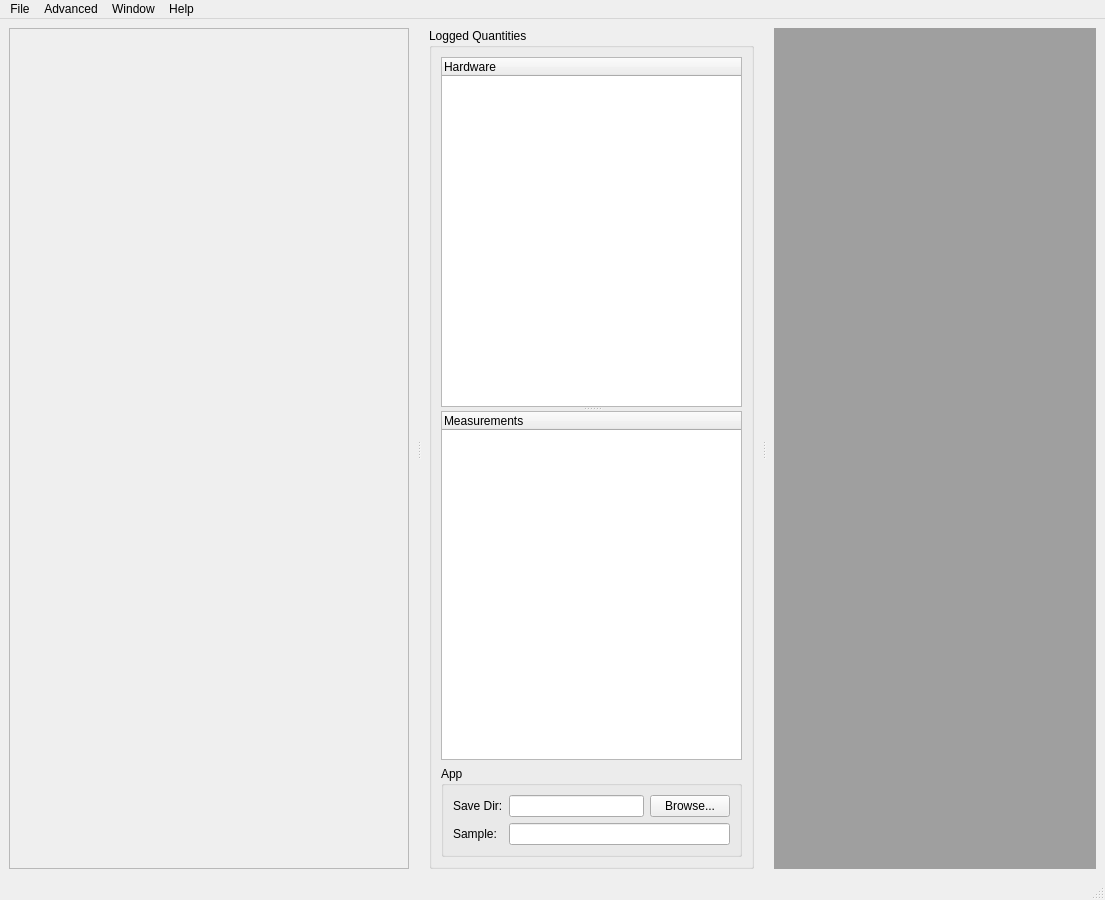
<?xml version="1.0" encoding="UTF-8"?>
<ui version="4.0">
 <class>MainWindow</class>
 <widget class="QMainWindow" name="MainWindow">
  <property name="geometry">
   <rect>
    <x>0</x>
    <y>0</y>
    <width>1105</width>
    <height>900</height>
   </rect>
  </property>
  <property name="windowTitle">
   <string>ScopeFoundry</string>
  </property>
  <property name="windowIcon">
   <iconset>
    <normaloff>scopefoundry_logo2_1024.png</normaloff>scopefoundry_logo2_1024.png</iconset>
  </property>
  <property name="unifiedTitleAndToolBarOnMac">
   <bool>false</bool>
  </property>
  <widget class="QWidget" name="centralwidget">
   <layout class="QGridLayout" name="gridLayout_2">
    <item row="0" column="0">
     <widget class="QSplitter" name="col_splitter">
      <property name="orientation">
       <enum>Qt::Horizontal</enum>
      </property>
      <property name="handleWidth">
       <number>20</number>
      </property>
      <property name="childrenCollapsible">
       <bool>true</bool>
      </property>
      <widget class="QScrollArea" name="quickaccess_scrollArea">
       <property name="minimumSize">
        <size>
         <width>400</width>
         <height>0</height>
        </size>
       </property>
       <property name="widgetResizable">
        <bool>true</bool>
       </property>
       <widget class="QWidget" name="quickaccess_scrollAreaWidgetContents">
        <property name="geometry">
         <rect>
          <x>0</x>
          <y>0</y>
          <width>398</width>
          <height>839</height>
         </rect>
        </property>
        <layout class="QVBoxLayout" name="verticalLayout_2"/>
       </widget>
      </widget>
      <widget class="QGroupBox" name="lq_trees_groupBox">
       <property name="minimumSize">
        <size>
         <width>325</width>
         <height>0</height>
        </size>
       </property>
       <property name="title">
        <string>Logged Quantities</string>
       </property>
       <layout class="QGridLayout" name="gridLayout">
        <item row="1" column="1">
         <widget class="QSplitter" name="splitter">
          <property name="orientation">
           <enum>Qt::Vertical</enum>
          </property>
          <widget class="QTreeWidget" name="hardware_treeWidget">
           <column>
            <property name="text">
             <string>Hardware</string>
            </property>
           </column>
          </widget>
          <widget class="QTreeWidget" name="measurements_treeWidget">
           <column>
            <property name="text">
             <string>Measurements</string>
            </property>
           </column>
          </widget>
         </widget>
        </item>
        <item row="2" column="1">
         <widget class="QGroupBox" name="groupBox">
          <property name="title">
           <string>App</string>
          </property>
          <layout class="QGridLayout" name="gridLayout_3">
           <item row="1" column="1" colspan="2">
            <widget class="QLineEdit" name="sample_lineEdit"/>
           </item>
           <item row="0" column="1">
            <widget class="QLineEdit" name="save_dir_lineEdit"/>
           </item>
           <item row="0" column="2">
            <widget class="QPushButton" name="save_dir_browse_pushButton">
             <property name="text">
              <string>Browse...</string>
             </property>
            </widget>
           </item>
           <item row="0" column="0">
            <widget class="QLabel" name="save_dir_label">
             <property name="text">
              <string>Save Dir:</string>
             </property>
            </widget>
           </item>
           <item row="1" column="0">
            <widget class="QLabel" name="sample_label">
             <property name="text">
              <string>Sample:</string>
             </property>
            </widget>
           </item>
          </layout>
         </widget>
        </item>
       </layout>
      </widget>
      <widget class="QMdiArea" name="mdiArea">
       <property name="viewMode">
        <enum>QMdiArea::TabbedView</enum>
       </property>
       <property name="documentMode">
        <bool>false</bool>
       </property>
       <property name="tabsMovable">
        <bool>true</bool>
       </property>
      </widget>
     </widget>
    </item>
   </layout>
  </widget>
  <widget class="QMenuBar" name="menubar">
   <property name="geometry">
    <rect>
     <x>0</x>
     <y>0</y>
     <width>1105</width>
     <height>21</height>
    </rect>
   </property>
   <property name="nativeMenuBar">
    <bool>false</bool>
   </property>
   <widget class="QMenu" name="menuFile">
    <property name="title">
     <string>File</string>
    </property>
    <addaction name="action_set_data_dir"/>
    <addaction name="separator"/>
    <addaction name="action_load_ini"/>
    <addaction name="action_auto_save_ini"/>
    <addaction name="action_save_ini"/>
   </widget>
   <widget class="QMenu" name="menuAdvanced">
    <property name="title">
     <string>Advanced</string>
    </property>
    <addaction name="action_console"/>
    <addaction name="action_log_viewer"/>
   </widget>
   <widget class="QMenu" name="menuHelp">
    <property name="title">
     <string>Help</string>
    </property>
    <addaction name="action_docs"/>
    <addaction name="separator"/>
    <addaction name="action_about"/>
   </widget>
   <widget class="QMenu" name="menuWindow">
    <property name="title">
     <string>Window</string>
    </property>
    <addaction name="window_action"/>
    <addaction name="tab_action"/>
    <addaction name="cascade_action"/>
    <addaction name="tile_action"/>
    <addaction name="separator"/>
   </widget>
   <addaction name="menuFile"/>
   <addaction name="menuAdvanced"/>
   <addaction name="menuWindow"/>
   <addaction name="menuHelp"/>
  </widget>
  <widget class="QStatusBar" name="statusbar"/>
  <action name="action_tab_mode">
   <property name="checkable">
    <bool>true</bool>
   </property>
   <property name="checked">
    <bool>true</bool>
   </property>
   <property name="text">
    <string>Tab Mode</string>
   </property>
   <property name="shortcut">
    <string>Alt+T</string>
   </property>
  </action>
  <action name="action_set_data_dir">
   <property name="enabled">
    <bool>true</bool>
   </property>
   <property name="text">
    <string>Set Data Save Directory ...</string>
   </property>
   <property name="shortcut">
    <string>Ctrl+D</string>
   </property>
  </action>
  <action name="action_load_ini">
   <property name="text">
    <string>&amp;Load Settings ...</string>
   </property>
   <property name="shortcut">
    <string>Ctrl+O</string>
   </property>
  </action>
  <action name="action_save_ini">
   <property name="text">
    <string>&amp;Save Settings As ...</string>
   </property>
   <property name="shortcut">
    <string>Ctrl+Shift+S</string>
   </property>
  </action>
  <action name="action_about">
   <property name="text">
    <string>&amp;About</string>
   </property>
  </action>
  <action name="action_console">
   <property name="text">
    <string>&amp;Console </string>
   </property>
   <property name="shortcut">
    <string>Alt+C</string>
   </property>
  </action>
  <action name="action_docs">
   <property name="text">
    <string>ScopeFoundry Docs</string>
   </property>
   <property name="shortcut">
    <string>Alt+F</string>
   </property>
  </action>
  <action name="action_log_viewer">
   <property name="enabled">
    <bool>false</bool>
   </property>
   <property name="text">
    <string>Log Viewer</string>
   </property>
   <property name="shortcut">
    <string>Alt+L</string>
   </property>
  </action>
  <action name="action_subwindow_mode">
   <property name="checkable">
    <bool>true</bool>
   </property>
   <property name="text">
    <string>Subwindow Mode</string>
   </property>
  </action>
  <action name="window_action">
   <property name="checkable">
    <bool>true</bool>
   </property>
   <property name="enabled">
    <bool>true</bool>
   </property>
   <property name="text">
    <string>Sub&amp;window Mode</string>
   </property>
   <property name="shortcut">
    <string>Alt+W</string>
   </property>
  </action>
  <action name="tab_action">
   <property name="checkable">
    <bool>true</bool>
   </property>
   <property name="text">
    <string>&amp;Tab Mode</string>
   </property>
   <property name="shortcut">
    <string>Alt+T</string>
   </property>
  </action>
  <action name="cascade_action">
   <property name="text">
    <string>Cascade</string>
   </property>
  </action>
  <action name="tile_action">
   <property name="text">
    <string>Tile</string>
   </property>
  </action>
  <action name="action_auto_save_ini">
   <property name="text">
    <string>Save Settings</string>
   </property>
   <property name="shortcut">
    <string>Ctrl+S</string>
   </property>
  </action>
 </widget>
 <resources/>
 <connections/>
</ui>
